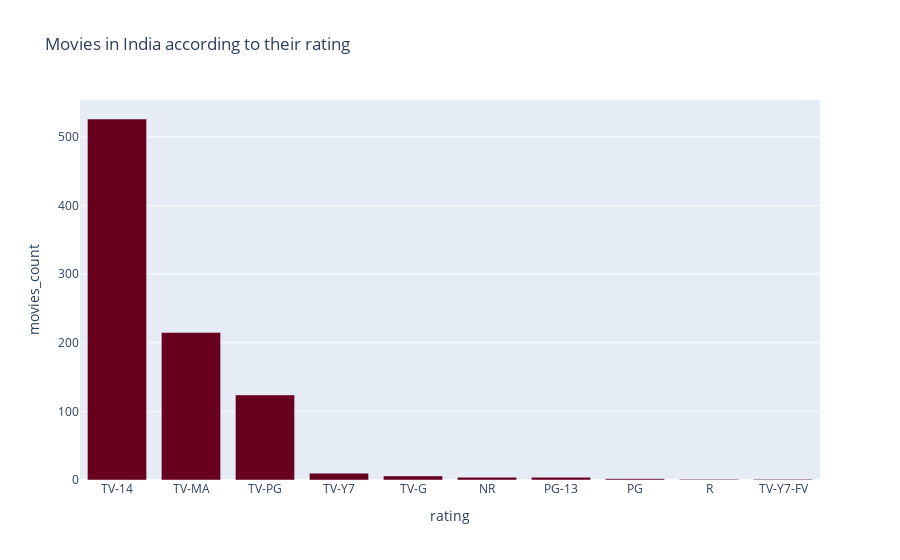

Write notebook code for a chart like this one.
### Code cell
df_2 = indian_shows.query("type == 'Movie'")
df_2 = df_2[["title", "rating"]]
df_2 = df_2.groupby(['rating'])["title"].count().reset_index().sort_values('title', ascending = False)
df_2 = df_2.rename(columns = {"title": "movies_count"})
px.bar(df_2, x='rating', y='movies_count', color_discrete_sequence=px.colors.sequential.RdBu,
       title='Movies in India according to their rating ')

### Figure 1 — Plotly figure (JSON) as saved in the notebook; plotly's stock layout.template omitted (floating-point values rounded to 4 significant figures)
{"data": [{"alignmentgroup": "True", "hovertemplate": "rating=%{x}<br>movies_count=%{y}<extra></extra>", "legendgroup": "", "marker": {"color": "rgb(103,0,31)", "pattern": {"shape": ""}}, "name": "", "offsetgroup": "", "orientation": "v", "showlegend": false, "textposition": "auto", "type": "bar", "x": ["TV-14", "TV-MA", "TV-PG", "TV-Y7", "TV-G", "NR", "PG-13", "PG", "R", "TV-Y7-FV"], "xaxis": "x", "y": [526, 215, 124, 10, 6, 4, 4, 2, 1, 1], "yaxis": "y"}], "layout": {"barmode": "relative", "legend": {"tracegroupgap": 0}, "title": {"text": "Movies in India according to their rating "}, "xaxis": {"anchor": "y", "domain": [0, 1], "title": {"text": "rating"}}, "yaxis": {"anchor": "x", "domain": [0, 1], "title": {"text": "movies_count"}}}}
